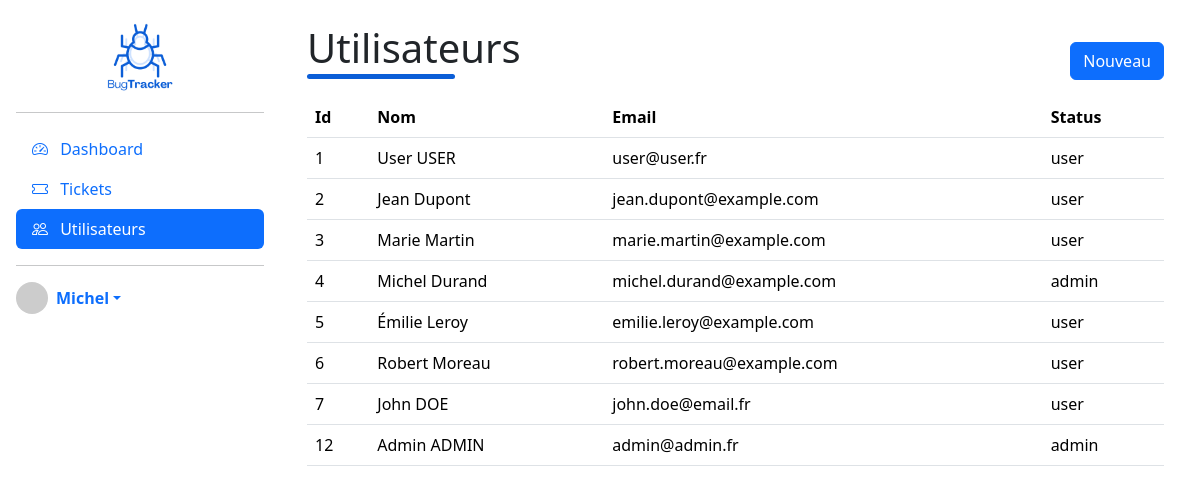
The app's page /admin/user (signed in) with its own data.
### tables this page shows
CREATE TABLE IF NOT EXISTS `mns_user` (
  `id` int NOT NULL AUTO_INCREMENT,
  `firstname` varchar(50) NOT NULL,
  `lastname` varchar(50) DEFAULT NULL,
  `email` varchar(150) NOT NULL,
  `password` varchar(255) NOT NULL,
  `isadmin` tinyint(1) DEFAULT NULL,
  PRIMARY KEY (`id`),
  UNIQUE KEY `email` (`email`)
);

### src/Controller/Admin/UserController.php (called while the page is built, shortened)
<?php
class UserController extends AbstractController
{
    private UserRepository $userRepository;
    public function __construct()
    {
        $this->userRepository = new UserRepository();
    }
    public function index()
    {
        $users = $this->userRepository->findAll();
        return $this->render('admin/user/index.html.php', [
            'users' => $users,
        ]);
    }
}

### public/index.php (called while the page is built, shortened)
<?php
require '../config/bootstrap.php';
$kernel = new Mns\Buggy\Core\Kernel(
    new Mns\Buggy\Core\Router($routes)
);
$kernel->run();

### core/MySqlConnector.php (called while the page is built, shortened)
<?php
class MySqlConnector {
    private static $instance = null;
    private $pdo;
    public static function getInstance() {
        if (self::$instance === null) {
            self::$instance = new self();
        }
        return self::$instance;
    }
    private function connect() {
        $host = $_ENV['DB_HOST'];
        $port = $_ENV['DB_PORT'];
        $dbname = $_ENV['DB_DATABASE'];
        $username = $_ENV['DB_USERNAME'];
        $password = $_ENV['DB_PASSWORD'];
        $dsn = "mysql:host=$host;port=$port;dbname=$dbname;charset=utf8mb4";
        try {
            $this->pdo = new \PDO($dsn, $username, $password, [
                \PDO::ATTR_ERRMODE => \PDO::ERRMODE_EXCEPTION,
                \PDO::ATTR_DEFAULT_FETCH_MODE => \PDO::FETCH_ASSOC,
            ]);
        } catch (\PDOException $e) {
            throw new \Exception("Connection failed: " . $e->getMessage());
        }
    }
    public function getConnection() {
        return $this->pdo;
    }
}

### core/AbstractRepository.php (called while the page is built, shortened)
<?php
abstract class AbstractRepository
{
    public function getConnection() {
        return MySqlConnector::getInstance()->getConnection();
    }
}

### src/Repository/UserRepository.php (called while the page is built, shortened)
<?php
class UserRepository extends AbstractRepository
{
    public function findAll()
    {
        $users = $this->getConnection()->query("SELECT * FROM mns_user");
        return EntityMapper::mapCollection(User::class, $users->fetchAll());
    }
}

### src/Entity/AbstractEntity.php (called while the page is built, shortened)
<?php
abstract class AbstractEntity
{
    protected $id;
    public function getId(): ?int
    {
        return $this->id;
    }
    public function setId(int $id): void
    {
        $this->id = $id;
    }
    public static function hydrate(array $data): self
    {
        $entity = new static();
        foreach ($data as $key => $value) {
            $method = 'set' . ucfirst($key);
            if (method_exists($entity, $method)) {
                $entity->$method($value);
            }
        }
        return $entity;
    }
}

### src/Entity/User.php (called while the page is built, shortened)
<?php
class User extends AbstractEntity
{
    private $firstname;
    private $lastname;
    private $email;
    private $isadmin;
    public function getFirstname()
    {
        return $this->firstname;
    }
    public function setFirstname($firstname): self
    {
        $this->firstname = $firstname;
        return $this;
    }
    public function getLastname()
    {
        return $this->lastname;
    }
    public function setLastname($lastname): self
    {
        $this->lastname = $lastname;
        return $this;
    }
    public function getEmail()
    {
        return $this->email;
    }
    public function setEmail($email): self
    {
        $this->email = $email;
        return $this;
    }
    public function setPassword($password): self
    {
        return $this;
    }
    public function getIsadmin()
    {
        return $this->isadmin;
    }
    public function setIsadmin($isadmin): self
    {
        $this->isadmin = $isadmin;
        return $this;
    }
}

### src/Utils/EntityMapper.php (called while the page is built, shortened)
<?php
final class EntityMapper {
    public static function map(string $className, array $data)
    {
        return !empty($data) ? $className::hydrate($data) : null;
    }
    public static function mapCollection(string $className, array $collection)
    {
        return array_map(function($data) use ($className)
        {
            return self::map($className, $data);
        }, $collection);
    }
}

### templates/admin/user/index.html.php (the view, shortened to what this page needs)
<div class="container">
    <div class="row align-items-center">
        <div class="col">
            <h1>Utilisateurs</h1>
        </div>
        <div class="col-auto">
            <a href="/admin/user/new" class="btn btn-primary">Nouveau</a>
        </div>
    </div>
    <div class="row">
        <div class="col-md-12">
            <table class="table">
                <thead>
                    <tr>
                        <th>Id</th>
                        <th>Nom</th>
                        <th>Email</th>
                        <th>Status</th>
                    </tr>
                </thead>
                <tbody>
                    <?php foreach ($users as $user): ?>
                        <tr>
                            <td><?php echo $user->getId() ?></td>
                            <td><?php echo $user->getFirstname() ?> <?php echo $user->getLastname() ?></td>
                            <td><?php echo $user->getEmail() ?></td>
                            <td><?= $user->getIsadmin() ? "admin" : "user" ?></td>
                        </tr>
                    <?php endforeach; ?>
                </tbody>
            </table>
        </div>
    </div>
</div>

### public/css/app.css (style rules this page uses)
:root { --primary-color: #0b5ed7; }
h1 { padding-bottom: 5px; position: relative; margin-bottom: 20px; }
h1::before { content: ""; display: inline-block; height: 5px; width: 20%; background-color: var(--primary-color); position: absolute; left: 0; bottom: -2px; border-radius: 3px; -webkit-border-radius: 3px; -moz-border-radius: 3px; -ms-border-radius: 3px; -o-border-radius: 3px; }

### records on screen
mns_user: id "1", firstname "User", lastname "USER", email "user@user.fr", isadmin "user"
mns_user: id "2", firstname "Jean", lastname "Dupont", email "jean.dupont@example.com", isadmin "user"
mns_user: id "3", firstname "Marie", lastname "Martin", email "marie.martin@example.com", isadmin "user"
mns_user: id "4", firstname "Michel", lastname "Durand", email "michel.durand@example.com", isadmin "admin"
mns_user: id "5", firstname "Émilie", lastname "Leroy", email "emilie.leroy@example.com", isadmin "user"
mns_user: id "6", firstname "Robert", lastname "Moreau", email "robert.moreau@example.com", isadmin "user"
mns_user: id "7", firstname "John", lastname "DOE", email "john.doe@email.fr", isadmin "user"
mns_user: id "12", firstname "Admin", lastname "ADMIN", email "admin@admin.fr", isadmin "admin"

### other values on screen
$_SESSION['user']['username'] "Michel"
